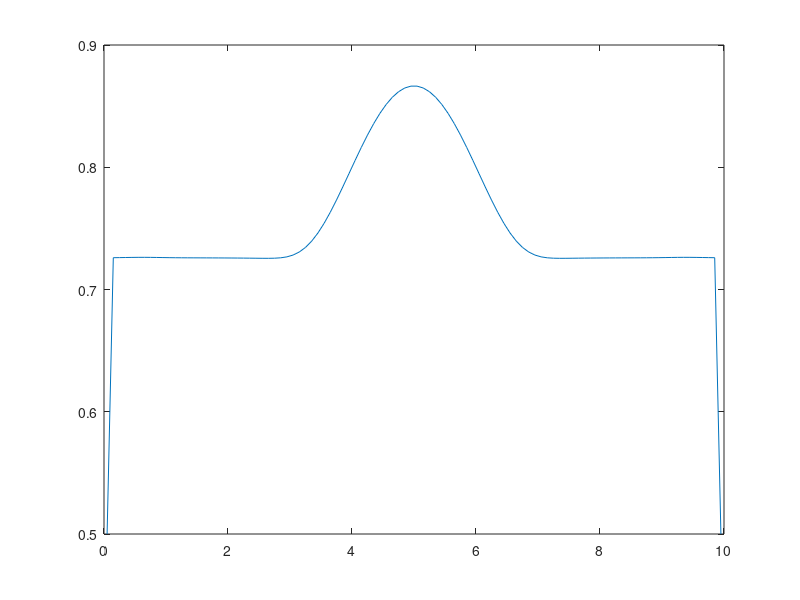

Source code (MATLAB):
% 1D shallow water
% Approximate roe solver for Godunov's method with entropy fix

function shallow1D_roe
  Lx = 10;
  n = 100;
  dx = Lx/n;
  dt = 0.01;
  g = 9.81;

  % Initialisation
  for i=1:n
    x(i) = dx/2 + (i-1)*dx;
  end

  for i=1:n
    if (abs(x(i)-5) < 3)
      h(i) = 1;
    else
      h(i) = 0.5;
    end
    u(i) = 0;
  end

  for i=1:n
    q1(i) = h(i);
    q2(i) = u(i)*h(i);
  end

  for t=0:dt:100*dt
    for i=1:n-1
      hL = q1(i);
      uL = q2(i)/q1(i);
      hR = q1(i+1);
      uR = q2(i+1)/q1(i+1);

      hBar = 0.5*(hL+hR);
      uTilde = (sqrt(hL)*uL+sqrt(hR)*uR)/(sqrt(hL)+sqrt(hR));
      cTilde = sqrt(g*hBar);

      r1(1) = 1;
      r1(2) = uTilde-cTilde;
      r2(1) = 1;
      r2(2) = uTilde+cTilde;
      delta(1) = q1(i+1)-q1(i);
      delta(2) = q2(i+1)-q2(i);
      alpha1 = ((uTilde+cTilde)*delta(1)-delta(2))/(2*cTilde);
      alpha2 = (-(uTilde-cTilde)*delta(1)+delta(2))/(2*cTilde);
      lambda1 = uTilde-cTilde;
      lambda2 = uTilde+cTilde;

      F1(i) = 0.5*(q2(i)+q2(i+1));
      F1(i) = F1(i) - 0.5*(phi(lambda1)*alpha1*r1(1)+ phi(lambda2)*alpha2*r2(1));

      F2(i) = 0.5*(q2(i)^2/q1(i)+0.5*g*q1(i)^2 + q2(i+1)^2/q1(i+1)+0.5*g*q1(i+1)^2);
      F2(i) = F2(i) - 0.5*(phi(lambda1)*alpha1*r1(2)+ phi(lambda2)*alpha2*r2(2));
    end


    for i=2:n-1
      q1(i) = q1(i) - dt/dx*(F1(i)-F1(i-1));
      q2(i) = q2(i) - dt/dx*(F2(i)-F2(i-1));
    end
    plot(x,q1);
    drawnow;
  end
end

% Harten entropy fix
function z = phi(lambda)
  % empirical value
  epsilon = 2;
  if (abs(lambda) >= epsilon)
    z = abs(lambda);
  else
    z = (lambda^2 + epsilon^2)/(2*epsilon);
  end
end

